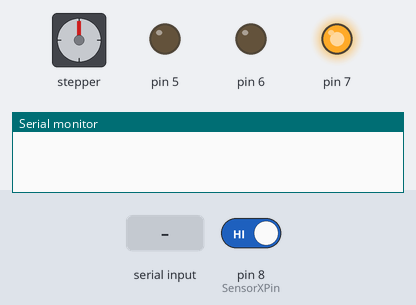
A sketch run on a simulated Arduino Mega 2560, built with avr-gcc and run on an emulated ATmega2560. Parts: stepper motor, output pins drawn as LEDs (lit = HIGH), the last lines printed to the serial monitor. Wiring (inferred from the names in the program): stepper motor driver (200 steps per turn assumed): step pin 2; direction pin 3. Inputs (shaded band) come from the test bench; at power-on: pin 8 (SensorXPin) HIGH. Pins used as bus, display or sensor lines are not drawn.

Above: at 0.3 s.
At 2.4 s:
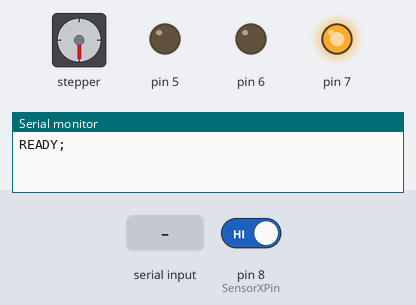
2.5 s: ";\n" received over Serial
4.0 s: "90;45;200\n" received over Serial
Timing chart, 0 to 7.0 s (numbered marks = the images above; inputs shaded):
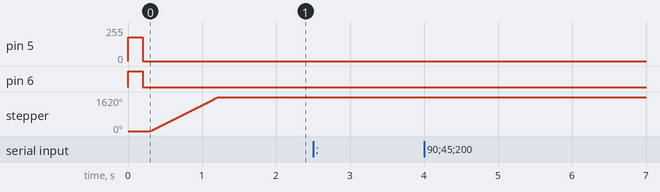

Measured:
- by itself, stepper: turns 1620° clockwise in 0.91 s

The sketch:

arduinoPlotter.ino
```cpp
#include <Stepper.h>

//#define ENABLE_LOG
#ifdef ENABLE_LOG
#define LOG(X) Serial.print(X)
#else
#define LOG(X)
#endif

struct DCMotor {
  DCMotor(int enablePin, int motorPinA, int motorPinB) {
    MotorPinA = motorPinA;
    MotorPinB = motorPinB;
    EnablePin = enablePin;

    pinMode(motorPinA, OUTPUT);
    pinMode(motorPinB, OUTPUT);
    pinMode(enablePin, OUTPUT);

    SetSpeed(0);

  }

  void SetSpeed(int speed) {
    // set direction
    if(speed > 0) {
      digitalWrite(MotorPinA, HIGH);
      digitalWrite(MotorPinB, LOW);
    } else {
      digitalWrite(MotorPinA, LOW);
      digitalWrite(MotorPinB, HIGH);
    }

    analogWrite(EnablePin, abs(speed));
  }

  int MotorPinA;
  int MotorPinB;
  int EnablePin;
};

DCMotor penMotor(5, 6, 7);
Stepper stepper(24, 10, 11, 12, 13);
#define Motor0StepPin 2
#define Motor0DirPin 3
#define SensorXPin 8

// scale to use the HPGL plotter scale (0.025mm per step)
#define xScale 3.4
#define yScale 5.1

void stepDCMotor(int step) {
  if(step < 0)
    digitalWrite(Motor0DirPin, LOW);
  else
    digitalWrite(Motor0DirPin, HIGH);

  for(int i = 0; i < abs(step); i++) {
    digitalWrite(Motor0StepPin, LOW);
    delayMicroseconds(500);
    digitalWrite(Motor0StepPin, HIGH);
    delayMicroseconds(500);
  }
}

/*
 * Machine state
 */
bool penUp = false;
int y = 0;
int x = 0;

/*
 * Move Pen up or Down
 */
void movePenUp(bool up, bool force = false) {
  // don't move pen if not needed
  if(penUp == up && !force)
    return;

  penMotor.SetSpeed(up ? 180 : -100);

  delay(up ? 200 : 100);
  penMotor.SetSpeed(0);

  penUp = up;

  // a little delay for pen rebound
  delay(100);
}

/*
 * Reset the X axis
 */
void resetAxis() {
  while(digitalRead(SensorXPin) == LOW) {
    stepDCMotor(-1);
  }

  stepDCMotor(900); // to put the pen on top of the sheet

  // reset x value
  x = 0;
}

void setup() {
  pinMode(Motor0StepPin, OUTPUT);
  pinMode(Motor0DirPin, OUTPUT);
  pinMode(SensorXPin, INPUT);

  stepper.setSpeed(100);

  //Initialize serial and wait for port to open:
  Serial.begin(115200);
  while (!Serial) {
    ; // wait for serial port to connect. Needed for Leonardo only
  }

  // force pen up
  movePenUp(true, true);
  resetAxis();

  Serial.println("READY;");
}

int fxy;
int dx;
int dy;
int endx = 0;
int endy = 0;
int radius = 0;
int dir = 0;

void circleOperation() {
  fxy = x * x + y * y - radius * radius;
  int dx = 2 * x;
  int dy = 2 * y;

  int state = (dy<0?0:1) + ((dx<0?0:1) << 1) +  ((fxy<0?0:1) << 2) + (dir << 3);
  //Serial.println(state);
  int incX = 0;
  int incY = 0;

  switch(state) {
    case 0x0: incY = -1; break;
    case 0x1: incX = -1; break;
    case 0x2: incX = 1;  break;
    case 0x3: incY = 1;  break;
    case 0x4: incX = 1;  break;
    case 0x5: incY = -1; break;
    case 0x6: incY = 1;  break;
    case 0x7: incX = -1; break;
    case 0x8: incX = -1; break;
    case 0x9: incY = 1;  break;
    case 0xA: incY = -1; break;
    case 0xB: incX = 1;  break;
    case 0xC: incY = 1;  break;
    case 0xD: incX = 1;  break;
    case 0xE: incX = -1; break;
    case 0xF: incY = -1; break;
  }

  if(incX != 0) {
    stepDCMotor(incX);
    x += incX;
  }

  if(incY != 0) {
    stepper.step(incY);
    y += incY;
  }
}

void moveTo(int targetX, int targetY) {
  int dx = targetX - x;
  int dy = targetY - y;
  int fxy = abs(dx) - abs(dy);

  while(targetX != x || targetY != y) {
    if(fxy < 0) {
      // step on y
      if(dy > 0) {
        stepper.step(1);
        y++;
      } else if(dy < 0) {
        stepper.step(-1);
        y--;
      }

      fxy += abs(dx);
    }

    else {
      // step on x
      if(dx > 0) {
        stepDCMotor(1);
        x++;
      } else if(dx < 0) {
        stepDCMotor(-1);
        x--;
      }

      fxy -= abs(dy);
    }

    // this delay will slow down the motion
    delayMicroseconds(1000);
  }
}

/*************************************
 * Serial command parser
 *************************************/
char serialBuffer[64];
char *serialBufferPtr = serialBuffer;
bool parseInt(int &v, char *&ptr) {
  bool negative = false;

  // first remove space
  while(isspace(*ptr)) {
    ptr++;
  }

  // < 0?
  if(*ptr == '-') {
    negative = true;
    ptr++;
  }

  if(!isdigit(*ptr)) {
    // no number here!
    return false;
  }

  // parse the number
  v = 0;
  while(isdigit(*ptr) && *ptr != 0) {
    v = v * 10 + (*ptr - '0');
    ptr++;
  }

  if(negative) {
    v = -v;
  }

  return true;
}

void parseCommand() {
  bool valid = true;
  if(strncmp(serialBuffer, "IN", 2) == 0) {
    LOG("Starting job\n");

    movePenUp(true);
    resetAxis();
    stepper.step(-y);
  }

  else if(strncmp(serialBuffer, "IP", 2) == 0) {
    LOG("Set initial point");
  }

  else if(strncmp(serialBuffer, "SC", 2) == 0) {

  }

  else if(strncmp(serialBuffer, "PD", 2) == 0) {
    // move pen down
    movePenUp(false);

    // and move if needed
    char *p = &serialBuffer[2];
    int x, y;
    if(parseInt(x, p) && parseInt(y, ++p)) {
      x = x / xScale;
      y = y / yScale;

      LOG("Pen Down(");
      LOG(x);
      LOG(", ");
      LOG(y);
      LOG(")\n");

      moveTo(x, y);
    } else {
      LOG("Pen Down\n");
    }
  }
  else if(strncmp(serialBuffer, "PU", 2) == 0) {
    // move pen up
    movePenUp(true);

    // and move if needed
    char *p = &serialBuffer[2];
    int x, y;
    if(parseInt(x, p) && parseInt(y, ++p)) {
      x = x / xScale;
      y = y / yScale;

      LOG("Pen Down(");
      LOG(x);
      LOG(", ");
      LOG(y);
      LOG(")\n");

      moveTo(x, y);
    } else {
      LOG("Pen Down\n");
    }
  }
  else if(strncmp(serialBuffer, "PA", 2) == 0) {
    char *p = &serialBuffer[2];

    int x, y;
    if(parseInt(x, p) && parseInt(y, ++p)) {
      x = x / xScale;
      y = y / yScale;

      LOG("Pen Absolute(");
      LOG(x);
      LOG(", ");
      LOG(y);
      LOG(")\n");

      moveTo(x, y);
    }
  }
  else if(strncmp(serialBuffer, "SP", 2) == 0) {
    int pen = Serial.parseInt();

    LOG("Selecting Pen ");
    LOG(pen);
    LOG("\n");
  }

  else {
    LOG("Unknown Command ");
    LOG(serialBuffer[0]);LOG(serialBuffer[1]);
    LOG("\n");

    valid = false;
    Serial.print("Unknown Command ");
    Serial.print(serialBuffer[0]);
    Serial.print(serialBuffer[1]);
    Serial.println(";");
  }

  if(valid)
    Serial.println("DONE;");
}

void processSerialData() {
  while(Serial.available() > 0) {
    char c = Serial.read();

    if(c != '\n') {
      *serialBufferPtr = c;
      serialBufferPtr++;

      if(c == ';') {
        // terminate string
        *serialBufferPtr = 0;
        //LOG(serialBuffer); LOG(" -> ");
        parseCommand();

        // reset pointer
        serialBufferPtr = serialBuffer;
      }
    }
  }
}

void loop() {
  processSerialData();
}
```
